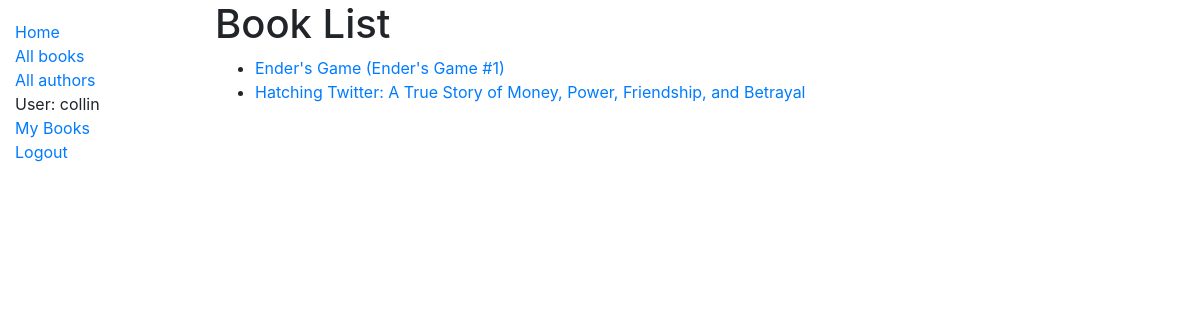
Page /catalog/books/ (signed in) on the committed database.
### catalog/models.py (models this page shows, shortened)
class Book(models.Model):
    title = models.CharField(max_length=200)
    author = models.ForeignKey(
        'Author',
        on_delete=models.SET_NULL,
        null=True
    )
    summary = models.TextField(
        max_length=1000, help_text='Enter a brief description of the book')
    isbn = models.CharField(
        'ISBN', max_length=13, help_text='13 Charater <a href="htpps://isbn-international.org/content/what-isbn">ISBN number</a>')
    genre = models.ManyToManyField(
        Genre,
        help_text='Select a genre for this book'
    )
    language = models.ForeignKey(
        'Language', on_delete=models.SET_NULL, null=True)
    def get_absolute_url(self):
        return reverse("book-detail", kwargs={"pk": self.pk})
    def display_genre(self):
        """Create a string for the Genre. This is required to display genre in Admin."""
        return ', '.join(genre.name for genre in self.genre.all()[:3])
    display_genre.short_description = 'Genre'

### catalog/views.py (the view)
# urls.py: path('books/', views.BookListView.as_view(), name='books'),
class BookListView(generic.ListView):
    model = Book
    paginate_by = 10
    context_object_name = 'my_book_list'
    template_name = 'book_list.html'  # Specify your own template name/location

### templates/book_list.html
{% extends 'base_generic.html' %}
{% block content %}
  <h1>Book List</h1>
  {% if my_book_list %}
    <ul>
      {% for book in my_book_list %}
        <li>
          <a href="{{ book.get_absolute_url }}">{{ book.title }}</a>
        </li>
      {% endfor %}
    </ul>
  {% else %}
    <p>There are no books in the library.</p>
  {% endif %}
{% endblock content %}

### templates/base_generic.html (shortened to what this page needs)
<!DOCTYPE html>
<html lang="en">
<head>
  <link rel="stylesheet" href="https://stackpath.bootstrapcdn.com/bootstrap/4.1.3/css/bootstrap.min.css">
  {% load static %}
  <link rel="stylesheet" href="{% static 'css/styles.css' %}">
</head>
<body>
  <div class="container-fluid">
    <div class="row">
      <div class="col-sm-2">
        {% block sidebar %}
          <ul class="sidebar-nav">
            <li>
              <a href="{% url 'index' %}">Home</a>
            </li>
            <li>
              <a href="{% url 'books' %}">All books</a>
            </li>
            <li>
              <a href="{% url 'authors' %}">All authors</a>
            </li>
                {% if not user.is_authenticated %}
                  <a href="{% url 'login' %}?next={{request.path}}">Login</a>
                {% else %}
                  <li>User: {{ user.get_username }}</li>
                  <li>
                    <a href="{% url 'my-borrowed' %}">My Books</a>
                  </li>
                  <li>
                    <a href="{% url 'logout' %}?next={{request.path}}">Logout</a>
                  </li>
                {% endif %}
          </ul>
        {% endblock sidebar %}
      </div>
      <div class="col-sm-10">
        {% block content %}
        {% endblock content %}
      </div>
    </div>
  </div>
</body>
</html>

### catalog/static/css/styles.css (style rules this page uses)
.sidebar-nav { margin-top: 20px; padding: 0; list-style: none; }

### rows in the picture
Book: title "Ender's Game (Ender's Game #1)"
Book: title "Hatching Twitter: A True Story of Money, Power, Friendship, and Betrayal"

### other values in the picture
{{ user.get_username }} "collin"
